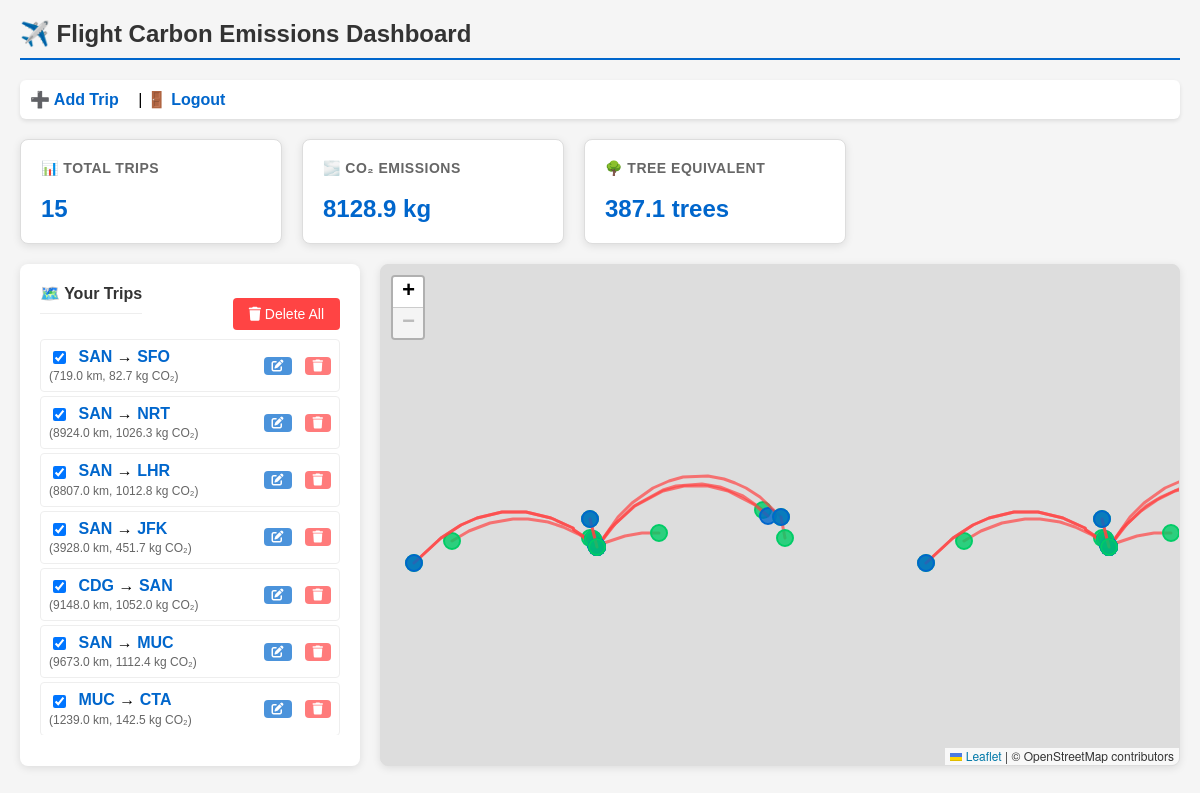
The app's page / (signed in) with its own data.
### app.py (models this page shows)
class Trip(db.Model):
    id = db.Column(db.Integer, primary_key=True)
    user_id = db.Column(db.Integer, db.ForeignKey("user.id"), nullable=False)
    origin_code = db.Column(db.String(10), nullable=False)
    origin_lat = db.Column(db.Float, nullable=False)
    origin_lng = db.Column(db.Float, nullable=False)
    dest_code = db.Column(db.String(10), nullable=False)
    dest_lat = db.Column(db.Float, nullable=False)
    dest_lng = db.Column(db.Float, nullable=False)
    distance_km = db.Column(db.Float, nullable=False)
    emissions_kg = db.Column(db.Float, nullable=False)

### app.py (the view)
@app.route("/")
@login_required
def dashboard():
    trips = Trip.query.filter_by(user_id=current_user.id).all()
    total_emissions = sum(t.emissions_kg for t in trips)
    return render_template(
        "dashboard.html",
        trips=trips,
        total_emissions=total_emissions
    )

### app.py (called while the page is built)
@login_manager.user_loader
def load_user(user_id):
    return User.query.get(int(user_id))

### templates/dashboard.html (shortened to what this page needs)
<!DOCTYPE html>
<html>
<head>
    <link rel="stylesheet" href="https://unpkg.com/leaflet@1.9.4/dist/leaflet.css" />
    <link rel="stylesheet" href="{{ url_for('static', filename='dashboard.css') }}">
    <link rel="stylesheet" href="https://cdnjs.cloudflare.com/ajax/libs/font-awesome/6.4.0/css/all.min.css">
</head>
<body>
<h2>✈️ Flight Carbon Emissions Dashboard</h2>
<div class="nav-links">
    <a href="/create_trip">➕ Add Trip</a> |
    <a href="/logout">🚪 Logout</a>
</div>
<div class="cards">
    <div class="card">
        <h4>📊 Total Trips</h4>
        <p id="trip-count">{{ trips|length }}</p>
    </div>
    <div class="card">
        <h4>🌫️ CO₂ Emissions</h4>
        <p id="total-emissions">{{ total_emissions | round(1) }} kg</p>
    </div>
    <div class="card">
        <h4>🌳 Tree Equivalent</h4>
        <p id="tree-equivalent">{{ (total_emissions / 21) | round(1) }} trees</p>
    </div>
</div>
<div class="main-layout">
    <div class="sidebar">
        <div style="display: flex; justify-content: space-between; align-items: center;">
            <h4>🗺️ Your Trips</h4>
            {% if trips %}
            <button class="delete-all-btn" onclick="showDeleteAllConfirmation()">
                <i class="fas fa-trash"></i> Delete All
            </button>
            {% endif %}
        </div>
        <div id="trip-list" class="trip-list">
            {% if trips %}
                {% for t in trips %}
                <div class="trip-item" id="trip-{{ t.id }}">
                    <div class="trip-info" onclick="toggleTripCheckbox({{ loop.index0 }})">
                        <input type="checkbox"
                               class="trip-checkbox"
                               id="checkbox-{{ loop.index0 }}"
                               data-trip-id="{{ loop.index0 }}"
                               checked>
                        <strong>{{ t.origin_code }}</strong> → <strong>{{ t.dest_code }}</strong>
                        <small style="color: #666;">
                            ({{ t.distance_km | round(0) }} km, {{ t.emissions_kg | round(1) }} kg CO₂)
                        </small>
                    </div>
                    <div class="trip-actions">
                        <button class="edit-btn" onclick="editTrip({{ t.id }})"
                                title="Edit this trip">
                            <i class="fas fa-edit"></i>
                        </button>
                        <button class="delete-btn" onclick="deleteTrip({{ t.id }}, '{{ t.origin_code }}', '{{ t.dest_code }}')"
                                title="Delete this trip">
                            <i class="fas fa-trash"></i>
                        </button>
                    </div>
                </div>
                {% endfor %}
            {% endif %}
        </div>
    </div>
    <div id="map"></div>
</div>
</body>
</html>

### static/dashboard.css (style rules this page uses)
body { font-family: Arial, sans-serif; margin: 20px; background-color: #f5f5f5; }
h2 { color: #333; border-bottom: 2px solid #0066cc; padding-bottom: 10px; }
.nav-links { margin: 20px 0; padding: 10px; background: white; border-radius: 6px; box-shadow: 0 2px 4px rgba(0,0,0,0.1); }
.nav-links a { margin-right: 15px; text-decoration: none; color: #0066cc; font-weight: bold; }
.cards { display: flex; gap: 20px; margin: 20px 0; flex-wrap: wrap; }
.card { padding: 20px; border: 1px solid #ddd; border-radius: 8px; width: 220px; background: white; box-shadow: 0 2px 8px rgba(0,0,0,0.1); transition: transform 0.2s; }
.card h4 { margin-top: 0; color: #666; font-size: 14px; text-transform: uppercase; letter-spacing: 0.5px; }
.card p { font-size: 24px; font-weight: bold; color: #0066cc; margin: 10px 0 0 0; }
.main-layout { display: flex; gap: 20px; margin-top: 20px; }
.sidebar { width: 300px; background: white; padding: 20px; border-radius: 8px; box-shadow: 0 2px 8px rgba(0,0,0,0.1); }
.sidebar h4 { margin-top: 0; color: #333; border-bottom: 1px solid #eee; padding-bottom: 10px; }
.trip-list { max-height: 400px; overflow-y: auto; }
.trip-list input { margin-right: 8px; vertical-align: middle; }
.trip-list strong { color: #0066cc; }
.trip-list small { color: #666; font-size: 12px; display: block; margin-top: 2px; }
#map { height: 500px; flex: 1; border-radius: 8px; box-shadow: 0 2px 8px rgba(0,0,0,0.1); border: 1px solid #ddd; }
.trip-actions { display: flex; gap: 5px; opacity: 0.7; transition: opacity 0.2s; }

### templates/dashboard.html (style rules this page uses)
.delete-btn { background: #ff4444; color: white; border: none; border-radius: 4px; padding: 2px 8px; font-size: 12px; cursor: pointer; margin-left: 8px; transition: background 0.2s; }
.trip-item { display: flex; justify-content: space-between; align-items: center; padding: 8px; margin: 4px 0; border-radius: 4px; background: white; border: 1px solid #eee; }
.trip-info { flex: 1; cursor: pointer; }
.trip-actions { display: flex; gap: 5px; }
.trip-checkbox { margin-right: 8px; }
.edit-btn { background: #0066cc; color: white; border: none; border-radius: 4px; padding: 2px 8px; font-size: 12px; cursor: pointer; transition: background 0.2s; }
.delete-all-btn { background: #ff4444; color: white; border: none; padding: 8px 16px; border-radius: 4px; cursor: pointer; margin-top: 10px; font-size: 14px; }

### records on screen
Trip: origin_code "SAN", dest_code "SFO", distance_km "719.0", emissions_kg "82.7"
Trip: origin_code "SAN", dest_code "NRT", distance_km "8924.0", emissions_kg "1026.3"
Trip: origin_code "SAN", dest_code "LHR", distance_km "8807.0", emissions_kg "1012.8"
Trip: origin_code "SAN", dest_code "JFK", distance_km "3928.0", emissions_kg "451.7"
Trip: origin_code "CDG", dest_code "SAN", distance_km "9148.0", emissions_kg "1052.0"
Trip: origin_code "SAN", dest_code "MUC", distance_km "9673.0", emissions_kg "1112.4"
Trip: origin_code "MUC", dest_code "CTA", distance_km "1239.0", emissions_kg "142.5"

### other values on screen
{{ trips|length }} "15"
{{ total_emissions | round(1) }} "8128.9"
{{ (total_emissions / 21) | round(1) }} "387.1"
